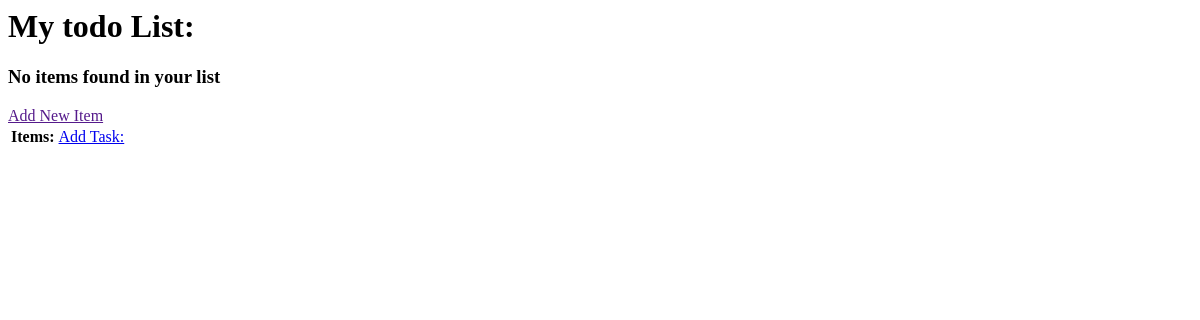
/, run on an earlier commit of the app's database.
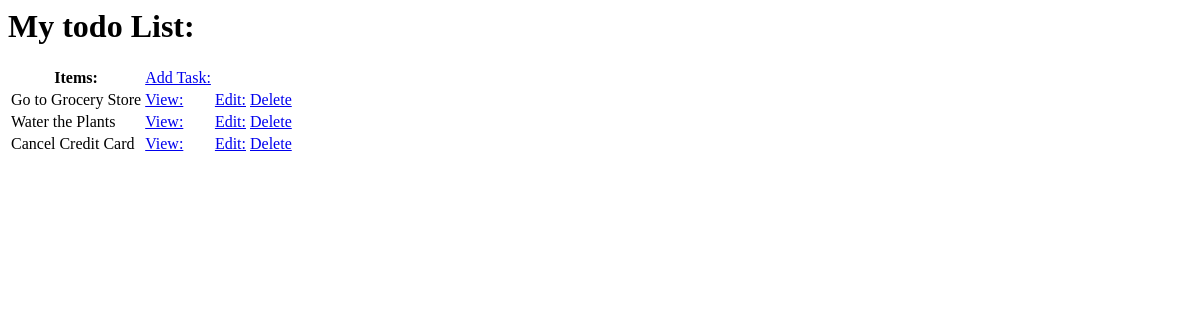
And on a later commit of the database.
### todo/models.py (models this page shows, shortened)
class Task(models.Model):
    user= models.ForeignKey(User, on_delete= models.CASCADE, null= True, blank=True)
    title = models.CharField(max_length=200, null=True)
    description = models.TextField(null=True, blank=True)
    complete = models.BooleanField(default=False)
    created = models.DateTimeField(auto_now_add=True)
    class Meta:
        ordering = ['complete']

### todo/views.py (the view)
# urls.py: path('', TaskList.as_view(), name="task"),
class TaskList(ListView):
    model = Task
    context_object_name = 'task'

### todo/templates/todo/task_list.html
<h1> My todo List: </h1>
<table>
    <tr>
        <th>Items:</th>
        <td> <a href="{% url 'task-create' %}"> Add Task: </a></td>
    </tr>
    {% for tasks in task %}
    <tr>
        <td>
            {{tasks.title}}
        </td>
        <td> <a href="{% url 'tasks-detail' tasks.id %}"> View: </a></td>
        <td> <a href="{% url 'tasks-update' tasks.id %}"> Edit: </a></td>
        <td> <a href="{% url 'tasks-delete' tasks.id %}"> Delete </a></td>
    </tr>
    {% empty %}
    <h3> No items found in your list </h3>
    <a href="" > Add New Item </a>
    {% endfor %}
</table>

What changed in the data, as far as the page shows it:
added Task: title "Go to Grocery Store"
added Task: title "Water the Plants"
added Task: title "Cancel Credit Card"
Also different on the page:
text no longer shown: "No items found in your list Add New Item"
